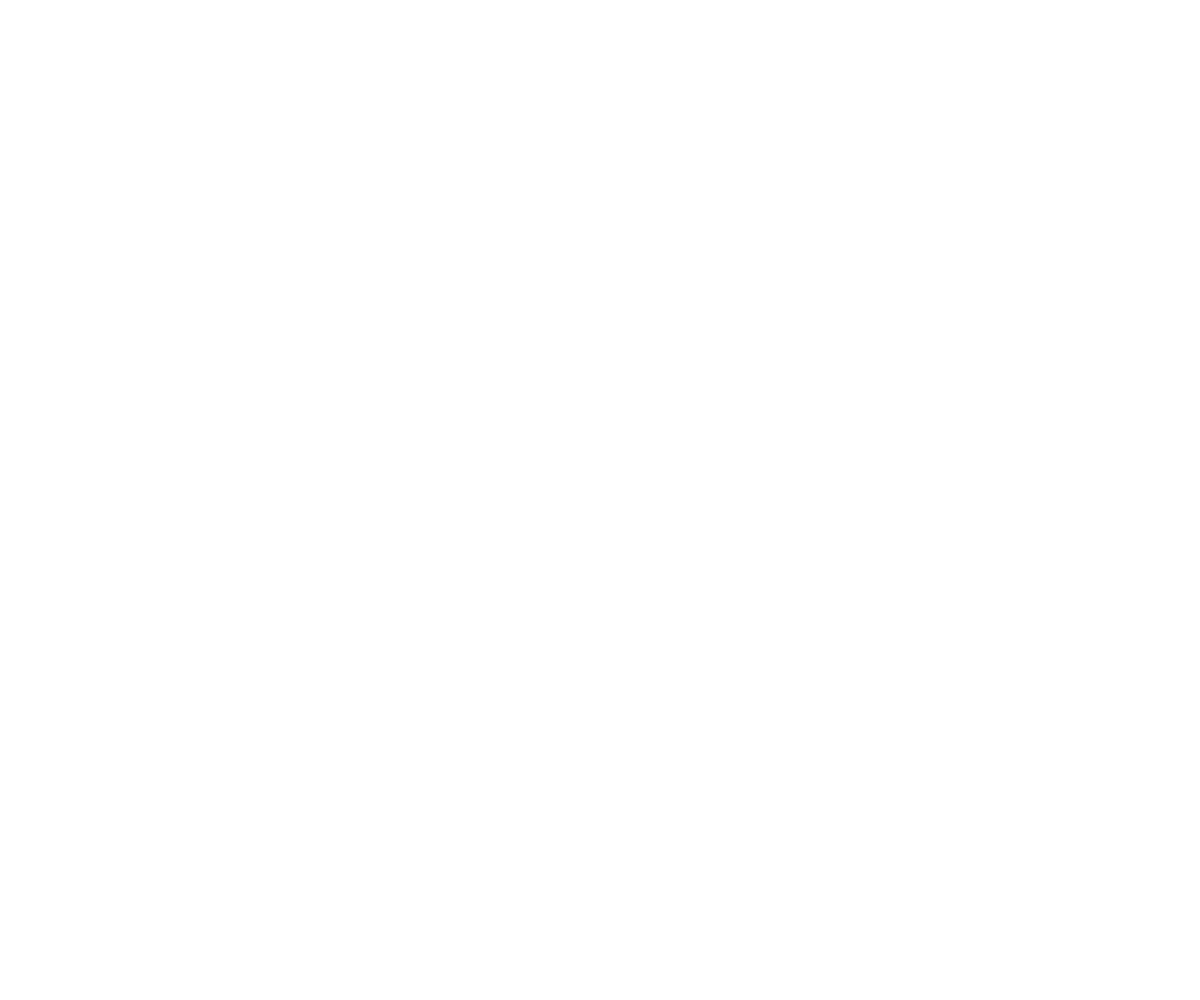
Frame 1 (no input)
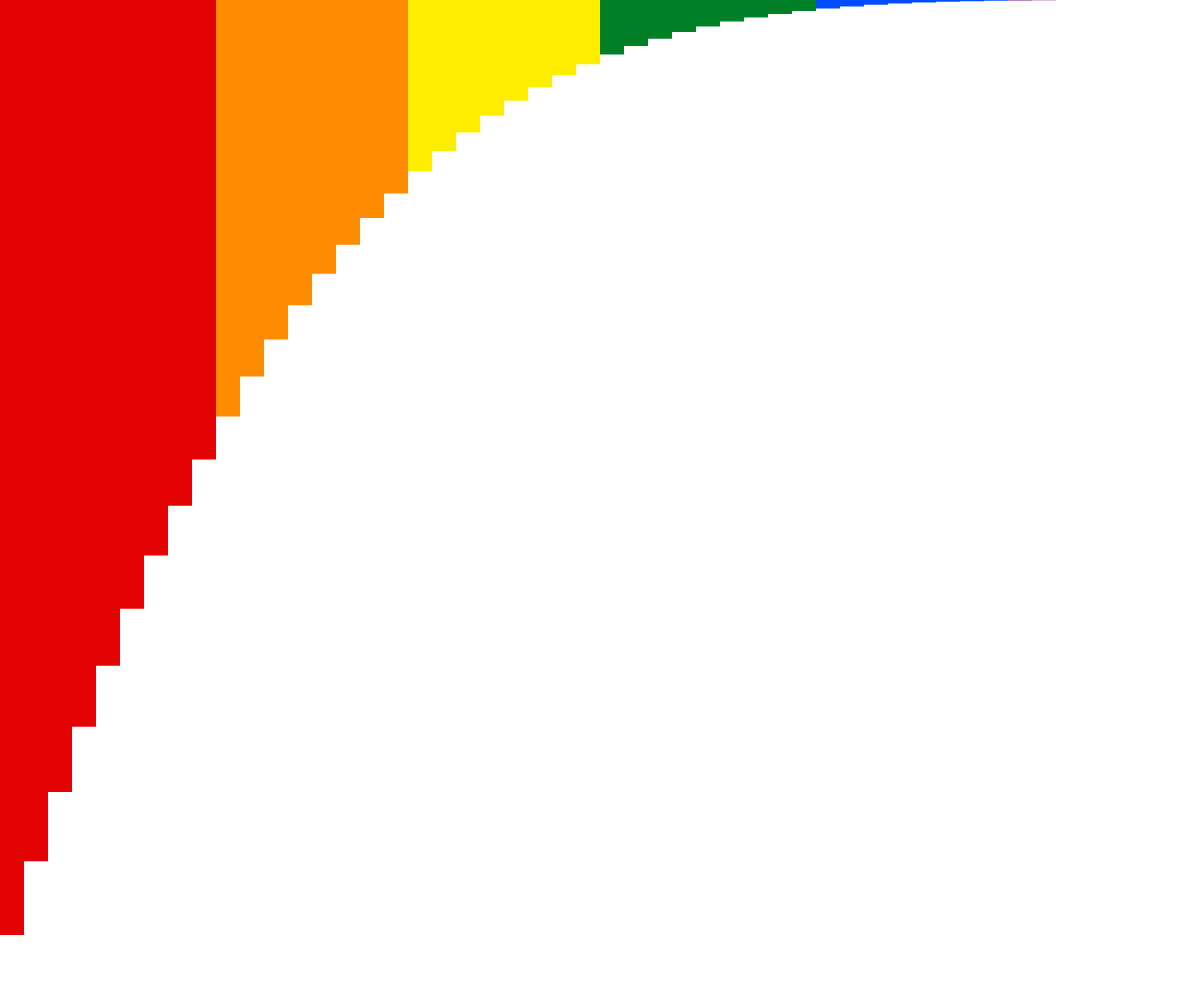
Frame 60 (no input)
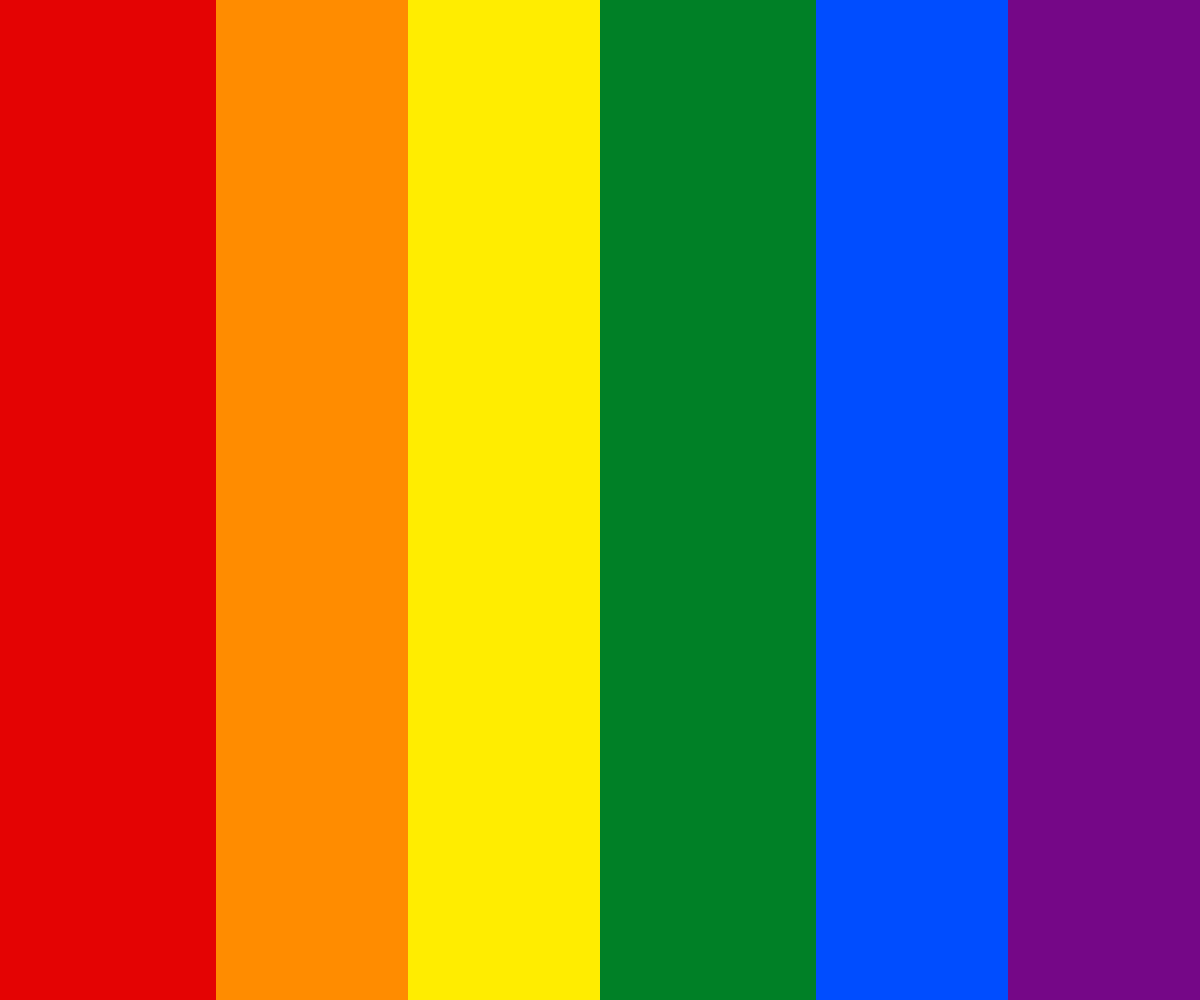
Frame 120 (the mouse pressed at the canvas centre since frame 60)

The p5.js sketch that drew these frames (run headless with seeded random() and noise() and a simulated clock; from frame 60 on, the mouse is pressed at the canvas centre):

// p5.js sketch
// ── sketch.js
// Creeping Deviations by Antoinette Bumatay-Chan
// Created for the #WCCChallenge - Topic: Unsatisfying
//
// I had a hard time with this challenge. I toyed around with a few concepts,
// but never felt truly satisfied that it was unsatisfying enough.
// ...so I guess that is on theme afterall? Haha.
//
// Here's where I landed. It's pretty straight forward.
// Bars are falling downwards.
// There is a small chance a slight variation will be added to an individual bar
// (hue, saturation, brightness, time of drop, easing type).
// Once a bar has deviated, the chances of it deviating again doubles.
//
// See other submissions here: https://openprocessing.org/curation/78544
// Join the Birb's Nest Discord community!  https://discord.gg/S8c7qcjw2b

let gBarCount = 50;
let gBars = [];
let gBarWidth;

const gHoldTime = 3000;
const gDropTime = 1000;
const gIntervalTime = gHoldTime + gDropTime;
let gStartNextTime;

let gVaryOdds;

let gMaskLayer;

const gFlagPalettes = [
  ['#E40303', '#FF8C00', '#FFED00', '#008026', '#004DFF', '#750787'], // rainbow
  ['#5BCEFA', '#F7A8B8', '#FFFFFF'], // transgender
];
const gBgColor = '#ffffff';

let gFlagColorIndex = -1;
let gIsTransition = true;

function setup() {
  createCanvas(windowWidth, windowHeight);
  colorMode(HSB, 360, 1, 1);

  noStroke();
  createBars();

  gMaskLayer = createGraphics(width, height);
  gMaskLayer.noStroke();
  createPrideMask();

  gStartNextTime = millis(); // + gIntervalTime;
}

function draw() {
  background(gBgColor);

  const now = millis();

  let shouldTrigger = now > gStartNextTime;

  if (shouldTrigger) {
    gStartNextTime += gIntervalTime;
    if (gIsTransition) {
      gFlagColorIndex = (gFlagColorIndex + 1) % gFlagPalettes.length;
    }
    gIsTransition = !gIsTransition;
  }

  gBars.forEach((bar) => {
    if (shouldTrigger) bar.triggerDrop(now);
    bar.update(now);
    bar.draw();
  });
  // image(gMaskLayer, 0, 0);
}

function createPrideMask() {
  gMaskLayer.background('#ffffff');

  gMaskLayer.blendMode(BLEND);
  gMaskLayer.erase();
  gMaskLayer.textAlign(CENTER);
  gMaskLayer.textSize(400);
  gMaskLayer.text('pride', width / 2, height / 2);
}

function createBars() {
  gVaryOdds = 10 / gBarCount;
  let spacing = ceil(width / gBarCount);
  gBarCount = ceil(width / spacing);
  gBarWidth = spacing + 1;

  for (let i = 0; i < gBarCount; i++) {
    gBars.push(new Bar(spacing * i));
  }

  let dropInc = gDropTime / gBarCount;

  let delay = 0;

  gBars.forEach((bar) => {
    bar.delay = delay;
    delay += dropInc;
  });
}

class Bar {
  constructor(xp) {
    this.pos = createVector(xp, 0);
    this.startTime = -1;
    this.isDropping = false;

    this.activePalette = gFlagPalettes[0];
    this.col0 = gBgColor;
    this.col1 = gBgColor;

    //this.updateColor();

    this.odds = gVaryOdds;
    this.dropTime = gDropTime;
    this.delay = 0;

    this.easeType = 0;
  }

  triggerDrop(now) {
    this.startTime = now + this.delay;
  }

  drop(now) {
    // + gIntervalTime;
    this.col1 = this.col0;
    // if (random() < this.odds) {
    //   this.addVariance();
    //   this.odds *= 2;
    // }

    if (gIsTransition) {
      this.col0 = gBgColor;
    } else {
      this.updateColor();
    }
  }

  updateColor() {
    this.activePalette = gFlagPalettes[gFlagColorIndex];
    let colIndex = floor(map(this.pos.x, 0, width, 0, this.activePalette.length)) % this.activePalette.length;
    this.col0 = this.activePalette[colIndex];
  }

  addVariance() {
    let variantType = int(random(5));
    switch (variantType) {
      case 0:
        this.hue += random(0.4, 0.5) * gHueInc;
        this.hue = constrain(this.hue, 0, 360);
        break;
      case 1:
        this.sat += random(-0.1, 0.1);
        this.sat = constrain(this.sat, 0, 1);
        break;
      case 2:
        // this.dropTime *= random(0.9, 1.1);
        break;
      case 3:
        this.bright += random(-0.1, 0.1);
        this.bright = constrain(this.bright, 0, 1);
        break;
      case 4:
        this.easeType = (this.easeType + 1) % 4;
    }
  }

  update(now) {
    if (!this.isDropping && now > this.startTime) {
      this.isDropping = true;
      this.drop(now);
    }

    if (this.isDropping) {
      let elapsed = now - this.startTime;
      let progress = constrain(elapsed / this.dropTime, 0, 1);
      let easeValue = this.ease(progress);
      this.pos.y = lerp(0, height, easeValue);
      if (progress >= 1) {
        this.isDropping = false;
      }
    }
  }

  draw() {
    fill(this.col0);
    rect(this.pos.x, 0, gBarWidth, height);
    fill(this.col1);
    rect(this.pos.x, this.pos.y, gBarWidth, height);
  }

  ease(t) {
    switch (this.easeType) {
      case 0:
        t = this.easeInQuart(t);
        break;
      case 1:
        t = this.easeInQuad(t);
        break;
      case 2:
        t = this.easeInSine(t);
        break;
      case 3:
        t = this.easeInQuint(t);
    }
    return t;
  }

  easeInQuart(t) {
    return t * t * t * t;
  }

  easeInQuad(t) {
    return t * t;
  }

  easeInSine(t) {
    return 1 - cos((t * PI) / 2);
  }

  easeInQuint(t) {
    return t * t * t * t * t;
  }
}
